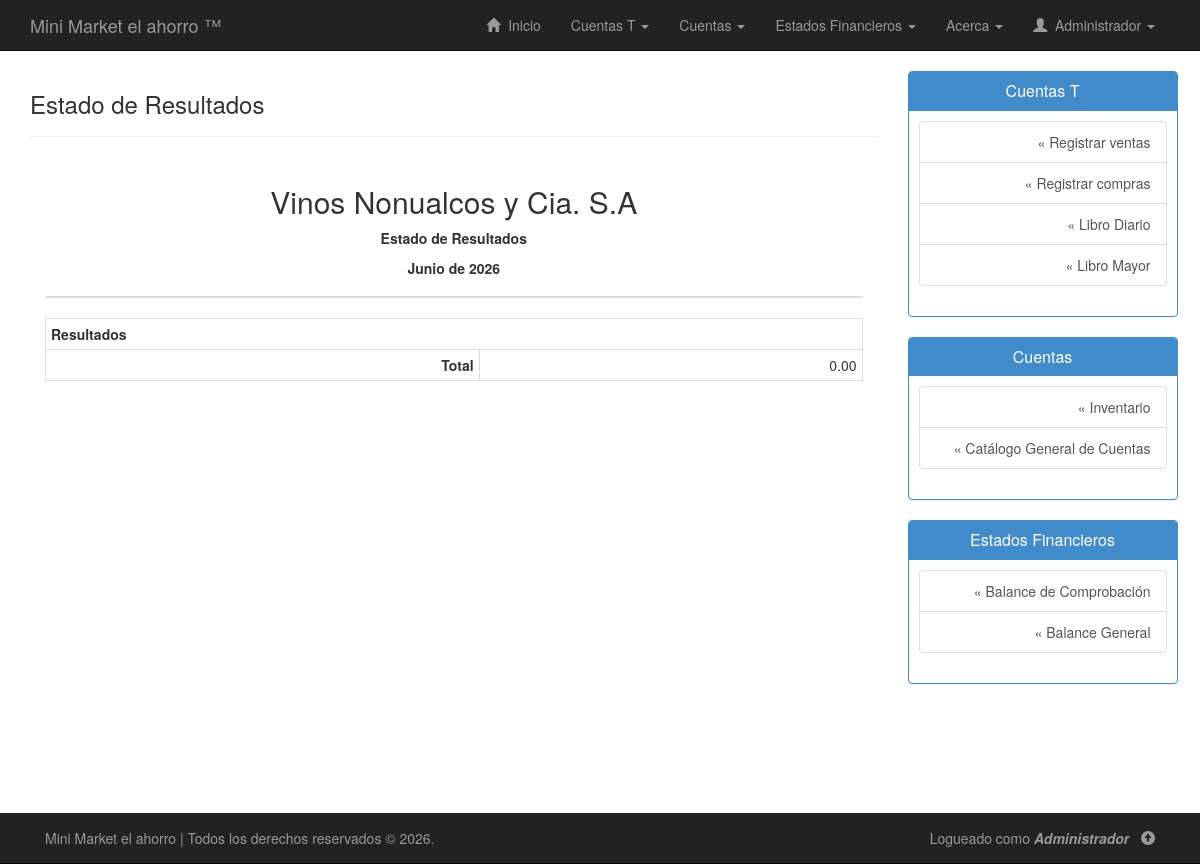
/php/estado-resultados.php (signed in), run on an earlier commit of the app's database.
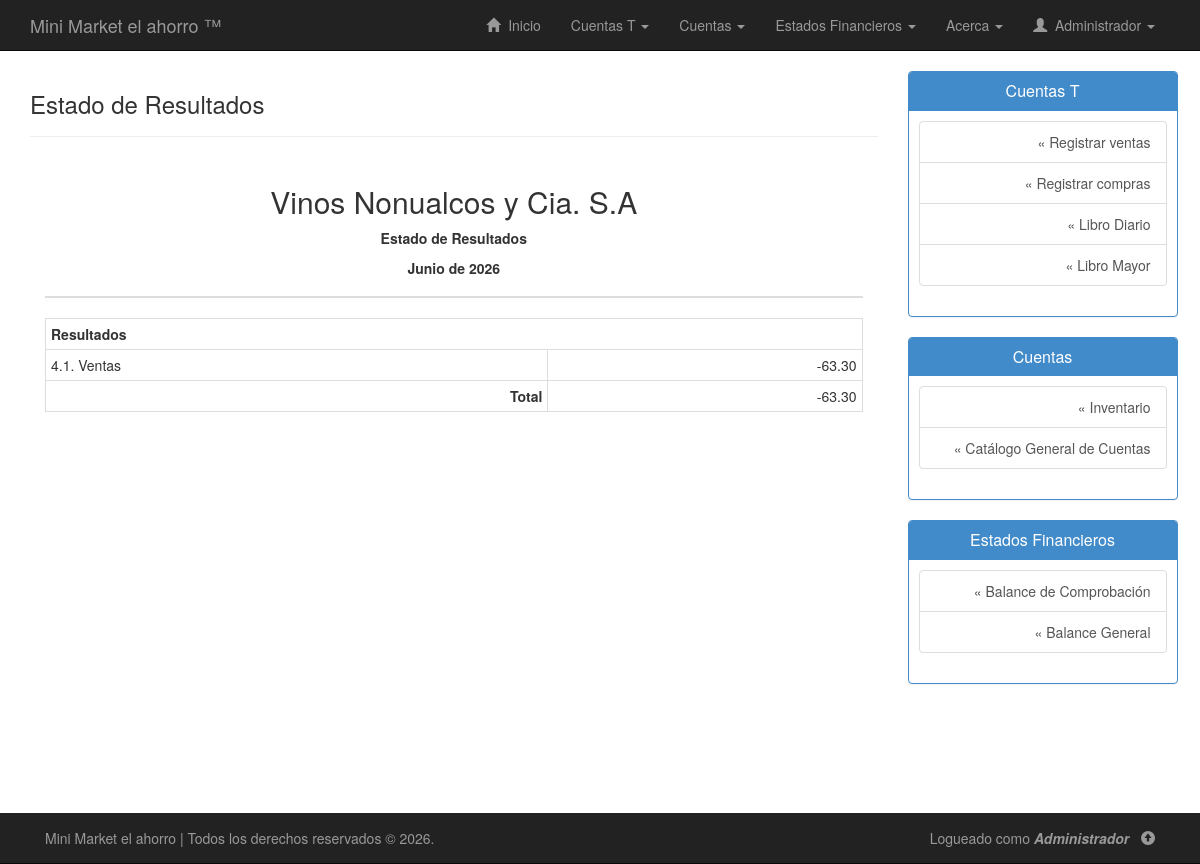
And on a later commit of the database.
### tables this page shows
CREATE TABLE `cuentas` (
  `codigo_cuenta` varchar(20) NOT NULL,
  `subgrupo` varchar(20) DEFAULT NULL,
  `nombre_cuenta` varchar(50) NOT NULL,
  `tiene_subcuenta` enum('Si','No') NOT NULL,
  `descripcion_cuenta` varchar(255) DEFAULT NULL,
  `saldo_debe` double NOT NULL,
  `saldo_haber` double NOT NULL
);

### php/estado-resultados.php (the view, shortened to what this page needs)
<!DOCTYPE html>
<html lang="es">
<head>
	<link rel="stylesheet" type="text/css" href="../css/bootstrap.min.css"/>
	<link rel="stylesheet" type="text/css" href="../css/estilos.css"/>
</head>
<body>
	<?php include("nav.php"); ?>
	<div class="container" id="contenido">
		<div class="row row-offcanvas row-offcanvas-right">
			<div class="col-xs-12 col-sm-9">
				<div class="page-header">
					<h3>Estado de Resultados</h3>
				</div>
				<div class="container">
					<div class="row">
						<div class="col-lg-12">
							<table class="table ">
								<thead>
									<tr>
										<th colspan="4">
											<h2 class="text-center">Vinos Nonualcos y Cia. S.A</h2>
											<p align="center">
												<strong>Estado de Resultados</strong>
											</p>
											<p align="center">
											</p>
										</th>
									</tr>
								</thead>
							</table>
						</div>
						<div class="container">
							<div class="row">
								<div class="col-lg-12">
									<div>
										<div class="row">
											<div class="col-lg-12">
												<table class="table table-condensed table-bordered table-hover ">
													<tr>
														<th colspan="2">Resultados</th>
													</tr>
													<?php
													include_once("conexion.php");
													$sql = "SELECT * FROM cuentas WHERE codigo_cuenta LIKE '4%'";
													$ejecutar = $conexion->query($sql);
													while($acts = $ejecutar->fetch_assoc()){
														echo "<tr colspan='2'>";
														echo "<td >".$acts["codigo_cuenta"].". ".utf8_encode($acts["nombre_cuenta"])."</td>";
														echo "<td class='text-right'>".number_format($acts["saldo_debe"]-$acts["saldo_haber"],2)."</td>";
														echo "</tr>";
													}
													$consulta = "SELECT SUM((saldo_debe-saldo_haber)) total FROM cuentas WHERE codigo_cuenta LIKE '4%'";
													$ejecutar_consulta = $conexion->query($consulta);
													if($ejecutar_consulta->num_rows > 0){
														while ($regs = $ejecutar_consulta->fetch_assoc()) {
															echo "<tr>";
															echo "<td class='text-right'><strong>Total</strong></td>";
															echo "<td align='right'>".number_format($regs["total"],2)."</td>";
															echo "</tr>";
														}
													}
													?>
												</table>
											</div>
										</div>
									</div>
								</div>
							</div>
						</div>
					</div>
				</div>
			</div>
			<?php include("sidebar.php"); ?>
		</div>
	</div>
	<?php include("footer.php"); ?>
</body>
</html>

What changed in the data, as far as the page shows it:
added cuentas: codigo_cuenta "4.1", nombre_cuenta "Ventas", $acts["saldo_debe"]-$acts["saldo_haber"] "-63.30"
Also different on the page:
new list line: "Total -63.30"
list line gone: "Total 0.00"
